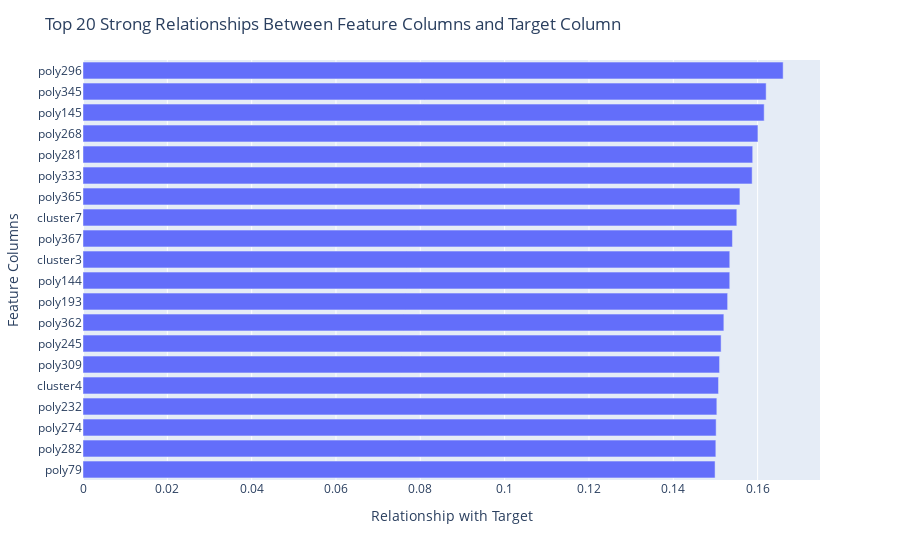

This figure's notebook cell:
### Code cell
import plotly.figure_factory as ff
import plotly.express as px

top = 20
fig = px.bar(mi_scores, x=mi_scores.values[:top], y=mi_scores.index[:top])
fig.update_layout(
    title=f"Top {top} Strong Relationships Between Feature Columns and Target Column",
    xaxis_title="Relationship with Target",
    yaxis_title="Feature Columns",
    yaxis={'categoryorder':'total ascending'},
    colorway=["blue"]
)
fig.show()

### Figure 1 — Plotly figure (JSON) as saved in the notebook; plotly's stock layout.template omitted (floating-point values rounded to 4 significant figures)
{"data": [{"alignmentgroup": "True", "hovertemplate": "x=%{x}<br>y=%{y}<extra></extra>", "legendgroup": "", "marker": {"color": "#636efa", "pattern": {"shape": ""}}, "name": "", "offsetgroup": "", "orientation": "h", "showlegend": false, "textposition": "auto", "type": "bar", "x": [0.1661, 0.162, 0.1616, 0.1601, 0.1588, 0.1587, 0.1558, 0.1551, 0.154, 0.1534, 0.1534, 0.1529, 0.152, 0.1513, 0.151, 0.1507, 0.1503, 0.1502, 0.1501, 0.1499], "xaxis": "x", "y": ["poly296", "poly345", "poly145", "poly268", "poly281", "poly333", "poly365", "cluster7", "poly367", "cluster3", "poly144", "poly193", "poly362", "poly245", "poly309", "cluster4", "poly232", "poly274", "poly282", "poly79"], "yaxis": "y"}], "layout": {"barmode": "relative", "colorway": ["blue"], "legend": {"tracegroupgap": 0}, "margin": {"t": 60}, "title": {"text": "Top 20 Strong Relationships Between Feature Columns and Target Column"}, "xaxis": {"anchor": "y", "domain": [0, 1], "title": {"text": "Relationship with Target"}}, "yaxis": {"anchor": "x", "categoryorder": "total ascending", "domain": [0, 1], "title": {"text": "Feature Columns"}}}}
